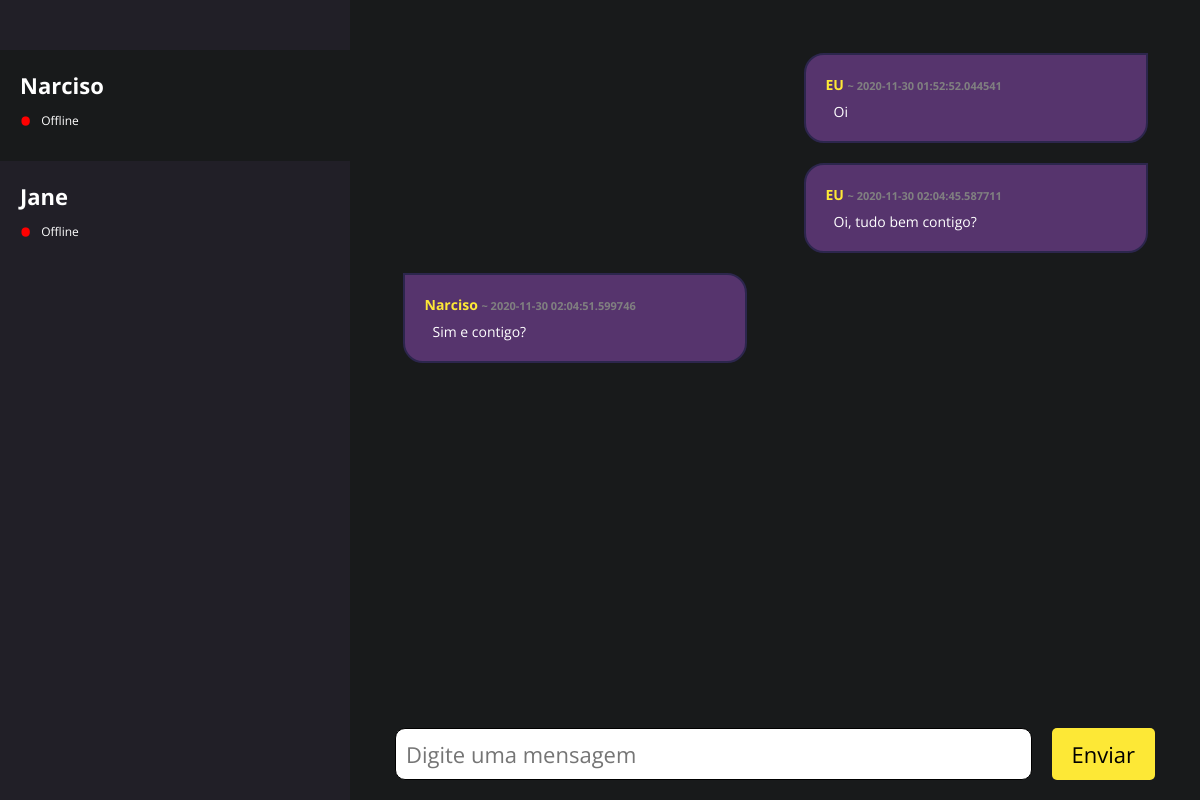
The page /5 on the database its author committed.
### tables this page shows
CREATE TABLE User (
            id INTEGER NOT NULL PRIMARY KEY AUTOINCREMENT,
            name VARCHAR(200) NOT NULL,
            ip VARCHAR(30) NOT NULL,
            port INTEGER NOT NULL,
            status INTEGER NOT NULL
        );

CREATE TABLE Message (
                id INTEGER NOT NULL PRIMARY KEY AUTOINCREMENT,
                msg TEXT NOT NULL,
                date DATE NOT NULL,
                id_user INTEGER,
                recv INTEGER,
                FOREIGN KEY(id_user) REFERENCES User(id)
            );

### routes.py (the view)
@app.route("/", methods=["GET"])
@app.route("/<id>", methods=["GET"])
def homepage(id=None):
    users = [i for i in UserRepository.get_all() if i.name != MY_NAME + '.' + TYPE_SERVICE]
    if id is None:
        return render_template('index_empty.html', users=users)
    else:
        user = UserRepository.get(id)
        if user is None:
            abort(400)
        messages = MessageRepository.get_all(user.id)
        return render_template('index.html', users=users, user=user, messages=messages)

### Repository/Repository.py (called while the page is built)
    @staticmethod
    def get_all():
        conn = sqlite3.connect("database.db")
        cursor = conn.cursor()
        all_users = []
        cursor.execute("SELECT * FROM User;")
        for l in cursor.fetchall():
            user = User(l[0], l[1], l[2], l[3], l[4])
            all_users.append(user)
        conn.close()
        return all_users

    @staticmethod
    def get(id):
        conn = sqlite3.connect("database.db")
        cursor = conn.cursor()
        cursor.execute("SELECT * FROM User WHERE id == ?", (id,))
        result = cursor.fetchone()
        conn.close()
        if result is not None:
            return User(result[0], result[1], result[2], result[3], result[4])
        return None

    @staticmethod
    def get_all(id:None):
        conn = sqlite3.connect("database.db")
        cursor = conn.cursor()
        all_messages = []
        if id is None:
            cursor.execute("SELECT * FROM Message;")
        else:
            cursor.execute("SELECT * FROM Message WHERE id_user = ?", (id,))
        for l in cursor.fetchall():
            message = Message(l[0], l[1], l[2], l[3], l[4])
            all_messages.append(message)
        conn.close()
        return all_messages

### Templates/index.html (shortened to what this page needs)
<!DOCTYPE html>
<html lang="en">
<head>
    <link rel="stylesheet" href="{{url_for('static', filename='css/style.css')}}">
</head>
<body>
    <section class="main">
        <section class="list_friends">
            <ul>
                {% for u in users %}
                    <a href="{{url_for('homepage', id=u.id)}}">
                        <li id="{{'active' if u.id == user.id}}">
                            <h4>{{u.name.split('.')[0]}}</h4>
                            {% if u.status == 1 %}
                                <p><b>•</b> Online</p>
                            {% else %}
                                <p><b id="offline">•</b> Offline</p>
                            {% endif %}
                        </li>
                    </a>
                {%endfor%}
            </ul>
        </section>
        <section class="main_messages">
            <section class="messages">
                {% for m in messages %}
                <section class="message" id="{{'destinatario' if m.recv == 1 else 'remetente'}}">
                    <h5>{{user.name.split('.')[0] if m.recv == 1 else 'EU'}} <span> ~ {{m.date}}</span></h5>
                    <p>{{m.msg}}</p>
                </section>
                {% endfor %}
            </section>
            <section class="float_box">
                <form action="{{ url_for('send_message', id=user.id)}}" method="post">
                    <input type="text" name="searchMessage" placeholder="Digite uma mensagem"/>
                    <button type="submit">Enviar</button>
                </form>
            </section>
        </section>
    </section>
</body>
</html>

### Static/css/style.css (style rules this page uses)
ul, li, a, b, p, div, section, h1, h2, h3, h4, h5, h6, body, main { margin:0; padding:0; border:0; text-decoration: none; }
.main { position:absolute; top:0; bottom:0; right:0; left:0; height:100%; width:100%; display: flex; flex-direction: row; justify-content: space-between; background:#181A1B; }
.list_friends { width:100%; height:100%; max-width: 350px; background:#211F27; overflow:auto; }
.list_friends > ul { padding:50px 0; list-style-type:none; }
.list_friends > ul > a > li { display: flex; flex-direction: column; justify-content: center; padding:20px; }
#active { background:#181A1B; }
#offline { color:red; }
.list_friends > ul > a > li > h4 { font-family: 'Open Sans', sans-serif; color:white; font-size: 22px; }
.list_friends > ul > a > li > p { font-family: 'Open Sans', sans-serif; color:white; font-size: 12px; display: flex; flex-direction: row; align-items: center; }
.list_friends > ul > a > li > p > b { font-family: 'Open Sans', sans-serif; color:green; font-size: 30px; padding:0 10px 0 0; }
.main_messages { display:flex; flex-direction: column; width: 100%; }
.main_messages > .messages { width:90%; height:100%; display: flex; flex-direction: column; overflow:auto; padding:5%; }
.main_messages > .messages > .message { width:300px; padding:20px; margin:10px; display: flex; flex-direction: column; background:#56346D; border:2px solid #2C264D; }
.main_messages > .messages > .message > h5 { font-family: 'Open Sans', sans-serif; color:#FDE836; font-size: 14px; }
.main_messages > .messages > .message > h5 > span { font-family: 'Open Sans', sans-serif; color:gray; font-size: 11px; font-weight: bold; }
.main_messages > .messages > .message > p { font-family: 'Open Sans', sans-serif; color:white; font-size: 14px; padding:8px 8px 0; }
#remetente { align-self:flex-end; border-radius: 20px 0 20px 20px; }
#destinatario { align-self:flex-start; border-radius: 0 20px 20px 20px; }
.float_box { width: 100%; max-width: 800px; align-self: center; }
.float_box > form { display: flex; flex-direction: row; justify-content: space-between; padding:20px; }
.float_box > form > input { width:100%; padding:10px; margin:0 20px 0 0; font-family: 'Open Sans', sans-serif; font-size: 22px; border-radius: 10px; border:1px solid black; }
.float_box > form > button { border:0; background-color:#FDE836; font-family: 'Open Sans', sans-serif; font-size: 22px; padding:10px 20px; border-radius:5px; }

### rows shown on the page
User: name "Narciso", status "Offline"
User: name "Jane", status "Offline"
Message: name "EU", date "2020-11-30 01:52:52.044541", msg "Oi"
Message: name "EU", date "2020-11-30 02:04:45.587711", msg "Oi, tudo bem contigo?"
Message: name "Narciso", date "2020-11-30 02:04:51.599746", msg "Sim e contigo?"
